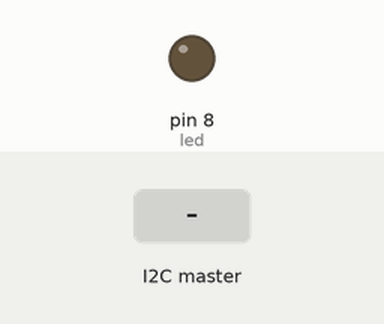
Recording of a sketch running on a simulated Arduino Uno, built with avr-gcc and run on an emulated ATmega328P. On the bench: output pins drawn as LEDs (lit = HIGH). Inputs (shaded band) come from the test bench.

Above: at 1.2 s.
1.3 s: the I2C master sends the byte 2
At 1.9 s:
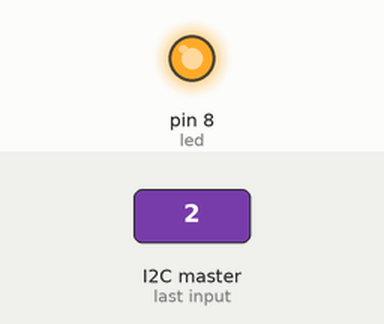
2.8 s: the I2C master sends the byte 1
At 3.1 s:
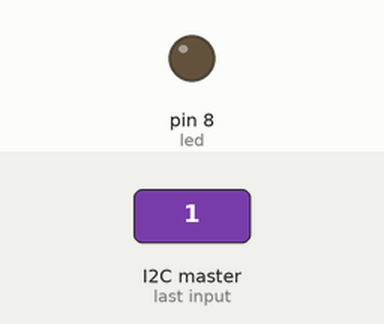
Timing chart, 0 to 5.8 s (numbered marks = the images above; inputs shaded):
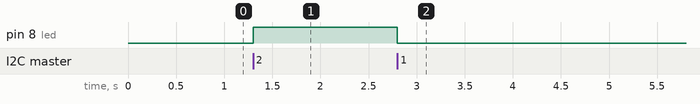

Measured:
- after the input at 1.3 s, pin 8 (led): LOW → HIGH at once
- after the input at 2.8 s, pin 8 (led): HIGH → LOW at once

The sketch:

I2C_5_Slave1.ino
```cpp
#include <Wire.h>

enum ButtonFlag {
  NONE = 0,
  DOWN = 1,
  PRESSING = 2,
  UP = 3
};

int led = 8;

void setup() {
  Wire.begin(1);
  Wire.onReceive(receiveEvent);

  pinMode(led, OUTPUT);
}

void loop() {
  delay(100);
}

void receiveEvent(int value) {
  int btnFlag = Wire.read();
  digitalWrite(led, btnFlag == ButtonFlag::PRESSING);
}
```
